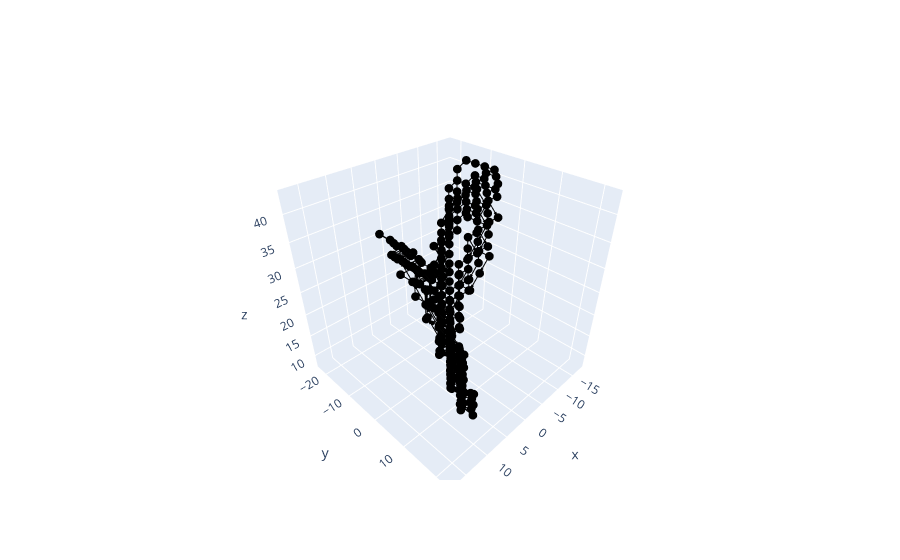

The cell this chart's notebook holds for it:
### Code cell
from cactis import Digraph
G63 = Digraph(A63, verts63, counts63, loops = False)
from cactis.viz import graph_graph
fig = graph_graph(G63, traj63.bin_centers(), arrows=True)
fig.show()
